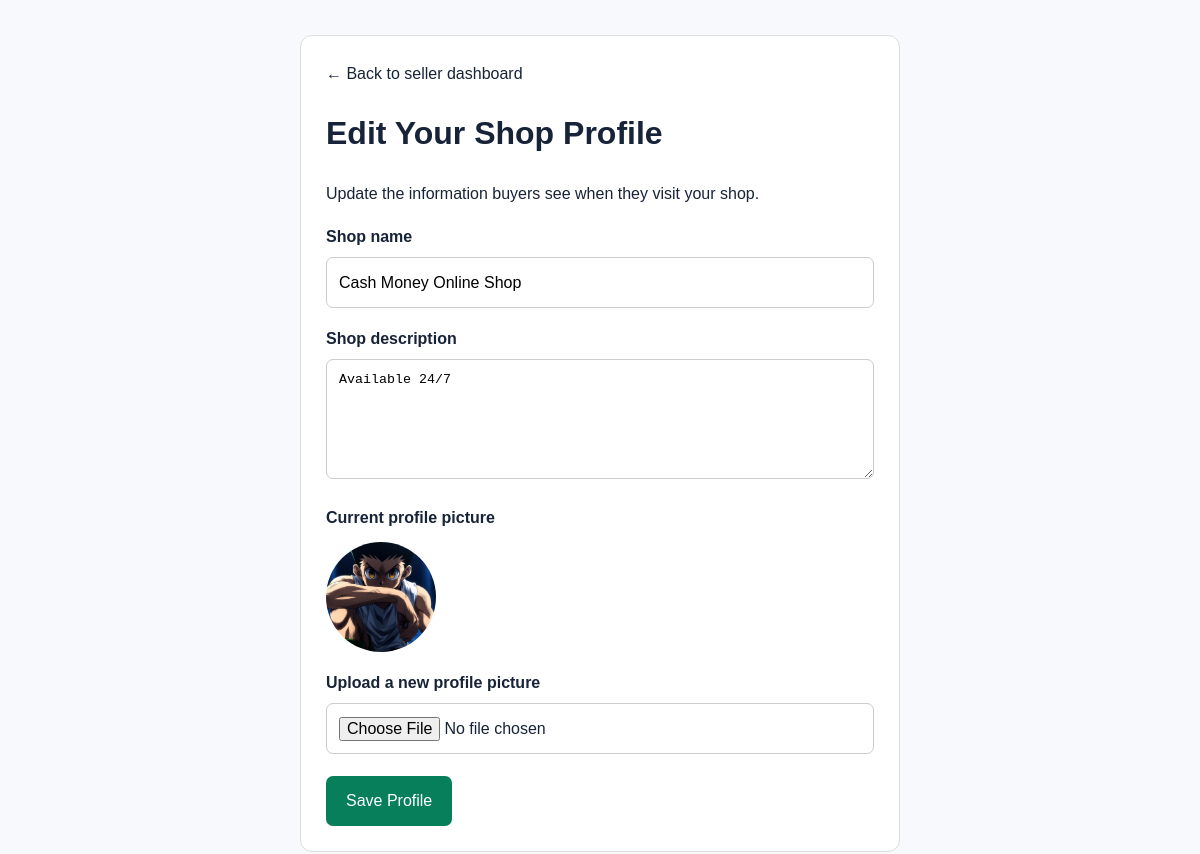
The page /edit-seller-profile (signed in) on the database its author committed.
### tables this page shows
CREATE TABLE users (
            id INTEGER PRIMARY KEY AUTOINCREMENT,
            name TEXT NOT NULL,
            email TEXT NOT NULL UNIQUE,
            password_hash TEXT NOT NULL,
            role TEXT NOT NULL CHECK(role IN ('buyer', 'seller')),
            created_at TIMESTAMP DEFAULT CURRENT_TIMESTAMP
        , profile_image TEXT, shop_description TEXT);

### app.py (the view, shortened to what this page needs)
@app.route("/edit-seller-profile", methods=["GET", "POST"])
def edit_seller_profile():
    if "user_id" not in session:
        return redirect(url_for("login"))
    if session.get("user_role") != "seller":
        flash("Only sellers can edit seller profiles.", "error")
        return redirect(url_for("home"))
    connection = get_db_connection()
    try:
        seller = connection.execute("""
            SELECT id, name, profile_image, shop_description
            FROM users
            WHERE id = ? AND role = 'seller'
        """, (session["user_id"],)).fetchone()
        if seller is None:
            flash("Seller account not found.", "error")
            return redirect(url_for("home"))
        return render_template(
            "edit_seller_profile.html",
            seller=seller
        )
    finally:
        connection.close()

### app.py (called while the page is built)
def get_db_connection():
    connection = sqlite3.connect(DATABASE)
    connection.row_factory = sqlite3.Row
    return connection

### templates/edit_seller_profile.html (shortened to what this page needs)
<!DOCTYPE html>
<html lang="en">
<head>
    <link rel="stylesheet"
          href="{{ url_for('static', filename='css/style.css') }}">
</head>
<body>
    <main class="profile-form">
        <a href="{{ url_for('seller_dashboard') }}">
            ← Back to seller dashboard
        </a>
        <h1>Edit Your Shop Profile</h1>
        <p>Update the information buyers see when they visit your shop.</p>
        <form method="POST"
              enctype="multipart/form-data">
            <label for="shop_name">Shop name</label>
            <input
                type="text"
                id="shop_name"
                name="shop_name"
                maxlength="100"
                value="{{ seller['name'] }}"
                required
            >
            <label for="shop_description">Shop description</label>
            <textarea
                id="shop_description"
                name="shop_description"
                maxlength="1000"
                placeholder="Tell buyers about your shop and products..."
            >{{ seller['shop_description'] or '' }}</textarea>
            <label>Current profile picture</label>
            {% if seller['profile_image'] %}
                <img
                    class="current-picture"
                    src="{{ url_for('static', filename=seller['profile_image']) }}"
                    alt="Current seller profile picture"
                >
            {% else %}
                <p>No profile picture uploaded yet.</p>
            {% endif %}
            <label for="profile_image">Upload a new profile picture</label>
            <input
                type="file"
                id="profile_image"
                name="profile_image"
                accept=".png,.jpg,.jpeg,.webp"
            >
            <button type="submit" class="save-button">
                Save Profile
            </button>
        </form>
    </main>
</body>
</html>

### static/style.css (style rules this page uses)
:root { --navy: #102846; --blue: #1769e0; --blue-light: #eaf2ff; --text: #172338; --muted: #69778a; --border: #e4eaf2; --background: #f7f9fc; --white: #ffffff; }
* { box-sizing: border-box; }
html { scroll-behavior: smooth; }
body { margin: 0; font-family: Arial, Helvetica, sans-serif; color: var(--text); background: var(--background); line-height: 1.6; }
a { color: inherit; text-decoration: none; }
button, input { font: inherit; }
button, a { -webkit-tap-highlight-color: transparent; }

### templates/edit_seller_profile.html (style rules this page uses)
.profile-form { max-width: 600px; margin: 35px auto; padding: 25px; background: white; border: 1px solid #ddd; border-radius: 12px; }
.profile-form label { display: block; margin-top: 18px; margin-bottom: 7px; font-weight: bold; }
.profile-form input, .profile-form textarea { width: 100%; box-sizing: border-box; padding: 12px; border: 1px solid #ccc; border-radius: 7px; }
.profile-form textarea { min-height: 120px; resize: vertical; }
.current-picture { width: 110px; height: 110px; object-fit: cover; border-radius: 50%; display: block; margin: 12px 0; }
.save-button { margin-top: 22px; padding: 12px 20px; border: none; border-radius: 7px; background: #087f5b; color: white; cursor: pointer; }

### rows shown on the page
users: shop_name "Cash Money Online Shop", shop_description "Available 24/7", profile_image (picture)
